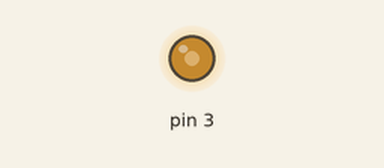
A sketch run on a simulated Arduino Uno, built with avr-gcc and run on an emulated ATmega328P. On the bench: output pins drawn as LEDs (lit = HIGH). What the sketch prints to the serial monitor is not drawn.

Above: at 0.1 s.
Timing chart, 0 to 1.6 s (numbered marks = the images above):
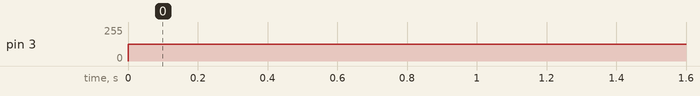

Measured:
- by itself, pin 3: 0/255 → 127/255 at 0.00 s

The sketch:

PWM_FastMode.ino
```cpp
void setup() {
pinMode(3,1);
TCCR2A = 1 << WGM21 | 1<< WGM20;
TCCR2B = 1;
Serial.begin(115200);
Serial.println(TCCR2A,BIN);
}

void loop() {
analogWrite(3,127);


}
```
